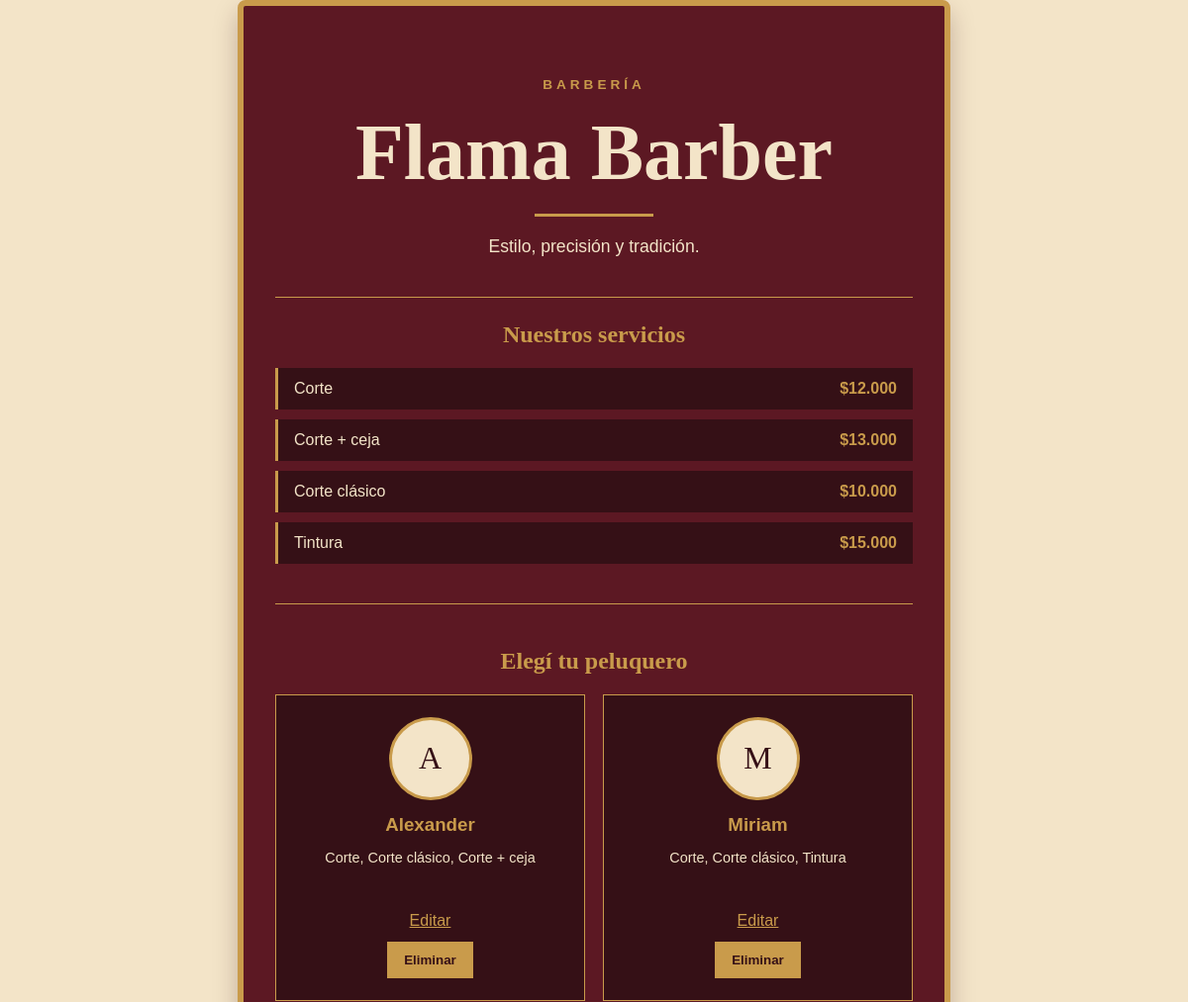
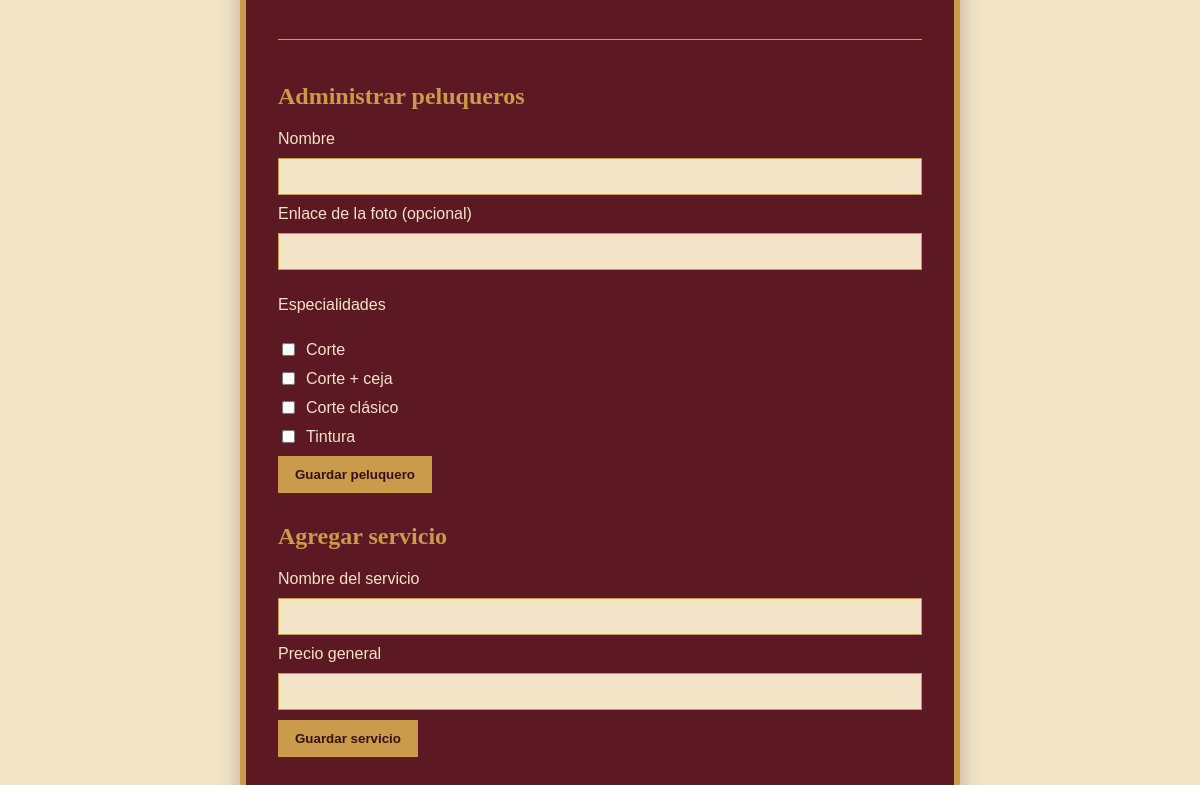
The page / on the database its author committed (2 pictures, top to bottom).
### tables this page shows
CREATE TABLE servicios (
            id_servicio INTEGER PRIMARY KEY AUTOINCREMENT,
            nombre TEXT NOT NULL UNIQUE,
            precio INTEGER NOT NULL
        );

CREATE TABLE peluqueros (
            id INTEGER PRIMARY KEY AUTOINCREMENT,
            nombre TEXT NOT NULL UNIQUE,
            foto TEXT
        );

### tesis.py (the view)
@app.route("/")
def inicio():
    conexion = obtener_conexion()
    servicios = conexion.execute(
        "SELECT id_servicio, nombre, precio FROM servicios ORDER BY nombre"
    ).fetchall()
    peluqueros = conexion.execute("""
        SELECT peluqueros.id, peluqueros.nombre, peluqueros.foto,
               GROUP_CONCAT(servicios.nombre, ', ') AS especialidades
        FROM peluqueros
        LEFT JOIN peluquero_servicios
            ON peluqueros.id = peluquero_servicios.peluquero_id
        LEFT JOIN servicios
            ON servicios.id_servicio = peluquero_servicios.servicio_id
        GROUP BY peluqueros.id
        ORDER BY peluqueros.nombre
    """).fetchall()
    conexion.close()
    return render_template(
        "index.html", servicios=servicios, peluqueros=peluqueros
    )

### tesis.py (called while the page is built)
def obtener_conexion():
    conexion = sqlite3.connect(RUTA_BASE_DE_DATOS)
    conexion.row_factory = sqlite3.Row
    return conexion

### templates/index.html (shortened to what this page needs)
<!DOCTYPE html>
<html lang="es">
<head>
    <link rel="stylesheet" href="{{ url_for('static', filename='css/style.css') }}">
</head>
<body>
    <main class="portada">
        <p class="detalle">BARBERÍA</p>
        <h1>Flama Barber</h1>
        <div class="linea-dorada"></div>
        <p class="mensaje">Estilo, precisión y tradición.</p>
        <section class="servicios">
            <h2>Nuestros servicios</h2>
            <ul>
                {% for servicio in servicios %}
                    <li>
                        <span>{{ servicio.nombre }}</span>
                        <strong>${{ "{:,}".format(servicio.precio).replace(",", ".") }}</strong>
                    </li>
                {% endfor %}
            </ul>
        </section>
        <section class="peluqueros">
            <h2>Elegí tu peluquero</h2>
            <div class="tarjetas-peluqueros">
                {% for peluquero in peluqueros %}
                    <article class="tarjeta-peluquero">
                        {% if peluquero.foto %}
                            <img src="{{ peluquero.foto }}" alt="Foto de {{ peluquero.nombre }}">
                        {% else %}
                            <div class="foto-predeterminada">{{ peluquero.nombre[0] }}</div>
                        {% endif %}
                        <h3>{{ peluquero.nombre }}</h3>
                        <p>{{ peluquero.especialidades or "Sin especialidades asignadas" }}</p>
                        <a href="{{ url_for('editar_peluquero', peluquero_id=peluquero.id) }}">Editar</a>
                        <form action="{{ url_for('eliminar_peluquero', peluquero_id=peluquero.id) }}" method="post">
                            <button type="submit">Eliminar</button>
                        </form>
                    </article>
                {% endfor %}
            </div>
        </section>
        <section class="administracion">
            <h2>Administrar peluqueros</h2>
            <form action="{{ url_for('crear_peluquero') }}" method="post">
                <label for="nombre-peluquero">Nombre</label>
                <input id="nombre-peluquero" name="nombre" required>
                <label for="foto-peluquero">Enlace de la foto (opcional)</label>
                <input id="foto-peluquero" name="foto" type="url">
                <p>Especialidades</p>
                {% for servicio in servicios %}
                    <label class="opcion">
                        <input name="servicios" type="checkbox" value="{{ servicio.id_servicio }}">
                        {{ servicio.nombre }}
                    </label>
                {% endfor %}
                <button type="submit">Guardar peluquero</button>
            </form>
            <h2>Agregar servicio</h2>
            <form action="{{ url_for('crear_servicio') }}" method="post">
                <label for="nombre-servicio">Nombre del servicio</label>
                <input id="nombre-servicio" name="nombre" required>
                <label for="precio-servicio">Precio general</label>
                <input id="precio-servicio" name="precio" type="number" min="0" required>
                <button type="submit">Guardar servicio</button>
            </form>
        </section>
    </main>
</body>
</html>

### static/css/style.css (style rules this page uses)
:root { --bordo: #5c1823; --bordo-oscuro: #351016; --beige: #f3e4c8; --dorado: #c99b4b; }
* { box-sizing: border-box; }
body { margin: 0; min-height: 100vh; display: grid; place-items: center; background-color: var(--beige); font-family: Arial, sans-serif; }
.portada { width: min(90%, 720px); padding: 72px 32px; text-align: center; color: var(--beige); background-color: var(--bordo); border: 6px solid var(--dorado); border-radius: 8px; box-shadow: 0 12px 25px rgba(53, 16, 22, 0.25); }
.detalle { margin: 0; color: var(--dorado); font-size: 0.85rem; font-weight: bold; letter-spacing: 4px; }
h1 { margin: 16px 0; font-family: Georgia, serif; font-size: clamp(2.8rem, 9vw, 5rem); }
.linea-dorada { width: 120px; height: 3px; margin: 0 auto 20px; background-color: var(--dorado); }
.mensaje { margin: 0; font-size: 1.1rem; }
.servicios { margin-top: 40px; padding-top: 24px; border-top: 1px solid var(--dorado); }
.servicios h2 { margin-top: 0; color: var(--dorado); font-family: Georgia, serif; }
.servicios ul { margin: 0; padding: 0; list-style: none; }
.servicios li { display: flex; justify-content: space-between; gap: 16px; margin: 10px 0; padding: 12px 16px; text-align: left; background-color: var(--bordo-oscuro); border-left: 3px solid var(--dorado); }
.servicios strong { color: var(--dorado); }
.peluqueros, .administracion { margin-top: 40px; padding-top: 24px; border-top: 1px solid var(--dorado); }
.peluqueros h2, .administracion h2 { color: var(--dorado); font-family: Georgia, serif; }
.tarjetas-peluqueros { display: grid; grid-template-columns: repeat(auto-fit, minmax(190px, 1fr)); gap: 18px; }
.tarjeta-peluquero { padding: 22px; background-color: var(--bordo-oscuro); border: 1px solid var(--dorado); }
.tarjeta-peluquero img, .foto-predeterminada { width: 84px; height: 84px; margin: 0 auto 14px; display: grid; place-items: center; border: 3px solid var(--dorado); border-radius: 50%; object-fit: cover; color: var(--bordo-oscuro); background-color: var(--beige); font-family: Georgia, serif; font-size: 2rem; }
.tarjeta-peluquero h3 { margin: 0; color: var(--dorado); }
.tarjeta-peluquero p { min-height: 48px; font-size: 0.9rem; }
.tarjeta-peluquero a, .volver { color: var(--dorado); }
.tarjeta-peluquero form { margin-top: 12px; }
.administracion { text-align: left; }
.administracion form { display: grid; gap: 10px; margin-bottom: 30px; }
input { width: 100%; padding: 10px; border: 1px solid var(--dorado); color: var(--bordo-oscuro); background-color: var(--beige); }
.opcion { display: flex; align-items: center; gap: 8px; }
.opcion input { width: auto; }
button { width: fit-content; padding: 10px 16px; border: 1px solid var(--dorado); color: var(--bordo-oscuro); background-color: var(--dorado); font-weight: bold; cursor: pointer; }

### rows shown on the page
servicios: nombre "Corte", precio "12.000"
servicios: nombre "Corte + ceja", precio "13.000"
servicios: nombre "Corte clásico", precio "10.000"
servicios: nombre "Tintura", precio "15.000"
peluqueros: nombre "A", nombre "Alexander", especialidades "Corte, Corte clásico, Corte + ceja"
peluqueros: nombre "M", nombre "Miriam", especialidades "Corte, Corte clásico, Tintura"
